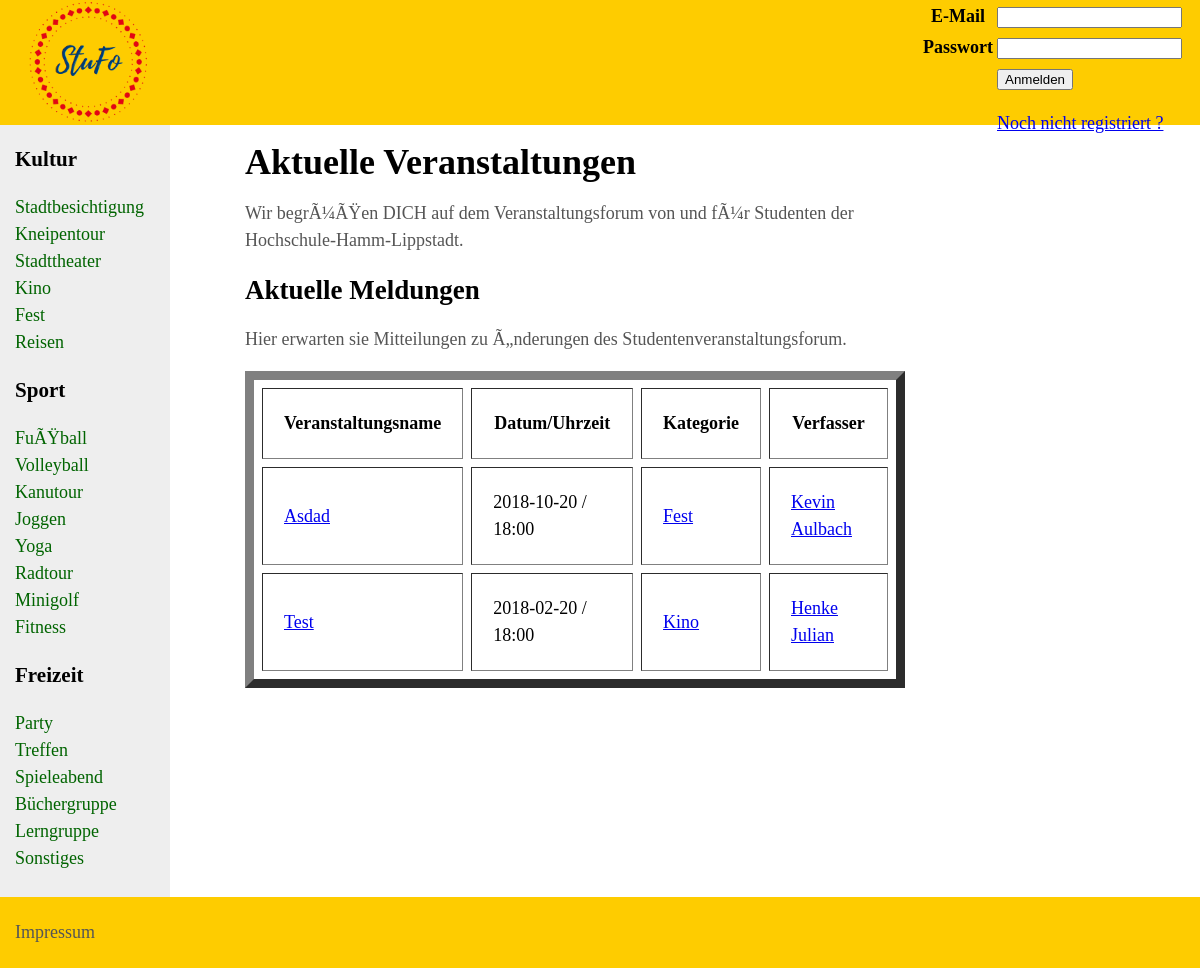
The page / on the database its author committed.
### tables this page shows
CREATE TABLE `veranstaltung` (
  `VeranstaltungsID` bigint(255) NOT NULL,
  `Ersteller` bigint(255) NOT NULL,
  `Kategorie` bigint(255) NOT NULL,
  `Veranstaltungsname` varchar(40) NOT NULL,
  `Datum` date NOT NULL,
  `Uhrzeit` time(6) NOT NULL,
  `Beschreibung` text NOT NULL,
  `Teilnehmerzahl` int(11) NOT NULL,
  `Ort` varchar(250) NOT NULL
);

CREATE TABLE `kategorie` (
  `KategorieID` bigint(255) NOT NULL,
  `Bezeichnung` varchar(40) NOT NULL
);

CREATE TABLE `benutzer` (
  `BenutzerID` bigint(255) NOT NULL,
  `EMail` varchar(40) NOT NULL,
  `Passwort` varchar(250) NOT NULL,
  `Name` varchar(20) NOT NULL,
  `Vorname` varchar(20) NOT NULL,
  `Geschlecht` varchar(8) NOT NULL,
  `Studiengang` varchar(100) NOT NULL,
  `Geburtstag` date NOT NULL,
  `Profilbild` varchar(1000) DEFAULT NULL,
  `Session` varchar(32) DEFAULT NULL
);

### Loginverwaltung.php (the view, shortened to what this page needs)
<?php
function logged_in()
{
    $con = mysqli_connect('localhost', 'test', '12345678', 'SVF') or die(mysql_error());
    $session = session_id();
    $sql = "SELECT BenutzerID
    FROM benutzer
    WHERE Session = '$session'
    LIMIT 1";
    $result = mysqli_query($con, $sql);
    return (mysqli_num_rows($result) == 1);
}
function tabelleAlleVeranstaltungen()
{
    $con = mysqli_connect('localhost', 'test', '12345678', 'SVF') or die(mysql_error());
    $sql = "SELECT a.VeranstaltungsID, a.Veranstaltungsname, a.Datum, a.Uhrzeit, b.BenutzerID, b.Vorname, b.Name, c.KategorieID, c.Bezeichnung
             FROM veranstaltung AS a
             LEFT JOIN benutzer AS b  ON (a.Ersteller = b.BenutzerID)
             LEFT JOIN kategorie AS c ON (a.Kategorie = c.KategorieID)";
    $result = mysqli_query($con, $sql);
    while ($zeile = mysqli_fetch_array($result, MYSQLI_ASSOC)) {
        echo "<tr>";
        echo "<td><a href='Veranstaltung.php?page=" . $zeile['VeranstaltungsID'] . "'>" . $zeile['Veranstaltungsname'] . "</a> </td>";
        echo "<td>" . $zeile['Datum'] . " / " . substr($zeile['Uhrzeit'], 0, 5) . "</td>";
        echo "<td><a href='Index.php?page=" . $zeile['KategorieID'] . "'>" . $zeile['Bezeichnung'] . "</a> </td>";
        echo "<td><a href='Profil.php?page=" . $zeile['BenutzerID'] . "'>" . $zeile['Vorname'] . " " . $zeile['Name'] . "</a> </td>";
        echo "</tr>";
    }
}
?>

### Index.php (shortened to what this page needs)
<?php
include 'Loginverwaltung.php';
?>
<!DOCTYPE html>
<html>
	<head>
	</head>
	<body>
		<header id="header">
			<div class="innertube">
			<img src ="neu.png" alt"Studentenveranstaltungsforum"
			width="150" height="135">
				<div style="float:right;">
<?php if(logged_in() == false)
{
?>
	<form action="Login.php" method="post">
		<table>
			<tbody>
							<tr>
							    <th>
							<label for="email">E-Mail</label>
							   </th>
							        <td>
							<input id="email" name="email">
							        </td>
							</tr>
							<tr>
							<th>
							<label for="pass">Passwort</label>
							    </th>
								<td>
							<input id="pass" name="pass" type="password">
							    </td>
							</tr>
							<tr>
							<td> </td>
							<td>
							<button type="submit" id="login" name="login" value="Einloggen">Anmelden</button>
							<p> <a href="Registrierung.php">Noch nicht registriert ?</a></p>
							</td>
							</tr>
				</tbody>
			</table>
	 </form>
<?php
}
?>
							</div>
			</div>
		</header>
		<div id="wrapper">
			<main>
				<div id="content">
					<div class="innertube">
						<h1>Aktuelle Veranstaltungen</h1>
						<p> Wir begrÃ¼ÃŸen DICH auf dem Veranstaltungsforum von und fÃ¼r Studenten der Hochschule-Hamm-Lippstadt. </p>
						<h2>Aktuelle Meldungen</h2>
						<p> Hier erwarten sie Mitteilungen zu Ã„nderungen des Studentenveranstaltungsforum. </p>
						<table border=9 cellspacing=8 cellpadding=21>
						<tr>
							<th> Veranstaltungsname </th>
							<th> Datum/Uhrzeit </th>
							<th> Kategorie </th>
							<th> Verfasser </th>
						</tr>
						<?php if(!isset($_GET["page"])){
						tabelleAlleVeranstaltungen();
						}else{
						    $kategorie=$_GET['page'];
						    tabelleKategorieVeranstaltungen($kategorie);
						}?>
						</table>
					</div>
				</div>
			</main>
			<nav id="nav">
				<div class="innertube">
					<h3>Kultur</h3>
					<ul>
						<li><a href="Index.php?page=14">Stadtbesichtigung</a></li>
						<li><a href="Index.php?page=8">Kneipentour</a></li>
						<li><a href="Index.php?page=15">Stadttheater</a></li>
						<li><a href="Index.php?page=7">Kino</a></li>
						<li><a href="Index.php?page=2">Fest</a></li>
						<li><a href="Index.php?page=13">Reisen</a></li>
					</ul>
					<h3>Sport</h3>
					<ul>
						<li><a href="Index.php?page=4">FuÃŸball</a></li>
						<li><a href="Index.php?page=18">Volleyball</a></li>
						<li><a href="Index.php?page=6">Kanutour</a></li>
						<li><a href="Index.php?page=5">Joggen</a></li>
						<li><a href="Index.php?page=19">Yoga</a></li>
						<li><a href="Index.php?page=12">Radtour</a></li>
						<li><a href="Index.php?page=10">Minigolf</a></li>
						<li><a href="Index.php?page=12">Fitness</a></li>
					</ul>
					<h3>Freizeit</h3>
					<ul>
						<li><a href="Index.php?page=11">Party</a></li>
						<li><a href="Index.php?page=17">Treffen</a></li>
						<li><a href="Index.php?page=16">Spieleabend</a></li>
						<li><a href="Index.php?page=1">Büchergruppe</a></li>
						<li><a href="Index.php?page=9">Lerngruppe</a></li>
						<li><a href="Index.php?page=20">Sonstiges</a></li>
					</ul>
				</div>
			</nav>
		</div>
		<footer id="footer">
			<div class="innertube">
				<p>Impressum</p>
			</div>
		</footer>
	</body>
</html>

### Index.php (style rules this page uses)
body { margin:0; padding:0; font-family: fantasy; line-height: 1.5em; font-size: large; }
#header { background: #fecc00; height: 125px; }
main { padding-bottom: 10010px; margin-bottom: -10000px; float: left; width: 100%; }
#nav { padding-bottom: 10010px; margin-bottom: -10000px; float: left; width: 170px; margin-left: -100%; background: #eee; }
#footer { clear: left; width: 100%; background: #fecc00; text-align: left; padding: 4px 0; }
#wrapper { overflow: hidden; }
#content { margin-left: 230px; }
.innertube { margin: 15px; margin-top: 0; }
p { color: #555; }
nav ul { list-style-type: none; margin: 0; padding: 0; }
nav ul a { color: darkgreen; text-decoration: none; }

### rows shown on the page
veranstaltung: Veranstaltungsname "Asdad", Datum "2018-10-20", Uhrzeit "18:00", Kategorie.Bezeichnung "Fest", Ersteller.Vorname "Kevin", Ersteller.Name "Aulbach"
veranstaltung: Veranstaltungsname "Test", Datum "2018-02-20", Uhrzeit "18:00", Kategorie.Bezeichnung "Kino", Ersteller.Vorname "Henke", Ersteller.Name "Julian"
